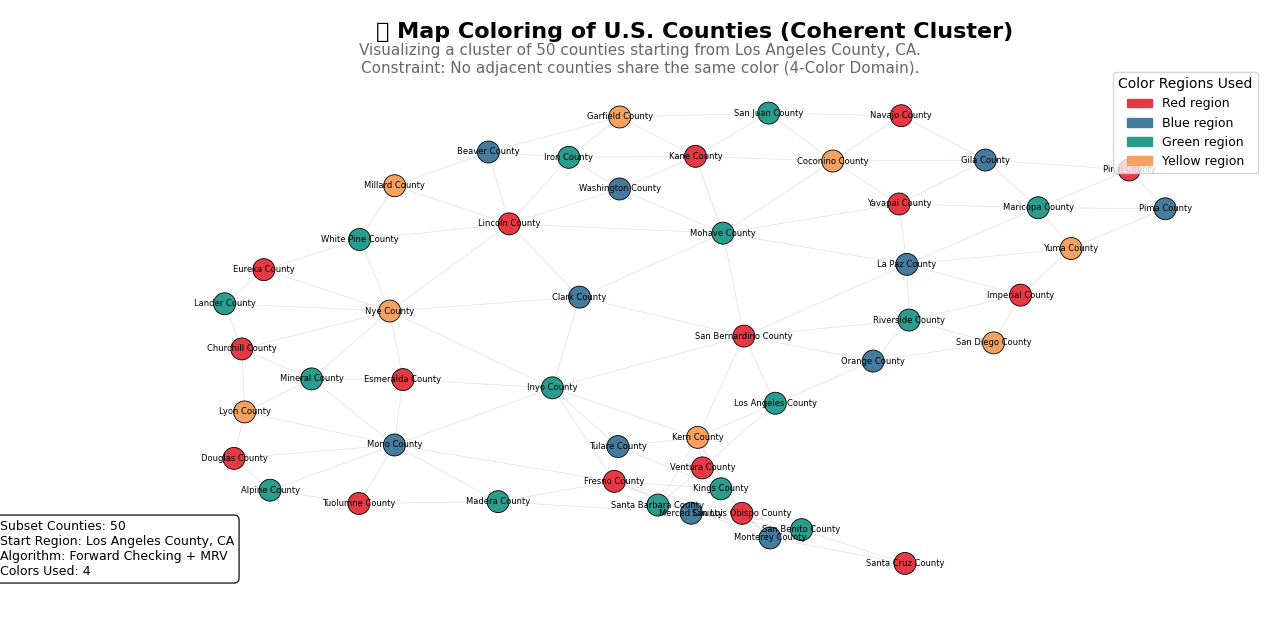

Write the Python code that produced this figure.
import pickle
import random
from copy import deepcopy
import matplotlib.pyplot as plt
import networkx as nx
import matplotlib.patches as mpatches

# --- ✅ CSP class (for pickle loading)
class MapColoringCSP:
    def __init__(self, variables, domains, neighbors):
        self.variables = variables
        self.domains = domains
        self.neighbors = neighbors


# --- STEP 1: Load preprocessed data
try:
    with open("us_county_csp.pkl", "rb") as f:
        csp = pickle.load(f)
except FileNotFoundError:
    print("❌ Error: 'us_county_csp.pkl' not found. Run the preprocessing script first.")
    exit()

# Check if domains were updated to 4 colors
sample_var = random.choice(csp.variables)
if len(csp.domains.get(sample_var, [])) < 4:
    print("⚠️ WARNING: CSP object has < 4 colors. Please re-run the updated preprocessing script.")

print(f"✅ Loaded CSP with {len(csp.variables)} total counties.")


# --- STEP 2: Select a Coherent Subset for Visualization
start_county = "Los Angeles County, CA" 
subset_size = 50 

# Build the subset by exploring neighbors up to a certain size (BFS-like approach)
subset_vars = set()
queue = [start_county]
while queue and len(subset_vars) < subset_size:
    county = queue.pop(0)
    if county not in subset_vars and county in csp.variables:
        subset_vars.add(county)
        # Add neighbors to the queue
        for neighbor in csp.neighbors.get(county, []):
            if neighbor not in subset_vars and neighbor in csp.variables:
                queue.append(neighbor)

subset_vars = list(subset_vars)[:subset_size]

# Filter neighbors and domains for the subset
subset_neighbors = {v: [n for n in csp.neighbors[v] if n in subset_vars] for v in subset_vars}
subset_domains = {v: csp.domains[v] for v in subset_vars}

if not subset_vars:
    print("❌ Error: Could not find any counties. Check your data or start_county name.")
    exit()
print(f"🧩 Using a cluster of {len(subset_vars)} related counties for visualization (starting from {start_county}).\n")


# --- STEP 3: MRV Heuristic
def select_unassigned_variable(assignment, domains):
    unassigned = [v for v in domains if v not in assignment]
    # MRV: Choose the variable with the Minimum Remaining Values (smallest domain)
    return min(unassigned, key=lambda var: len(domains[var])) if unassigned else None


# --- STEP 4: Forward Checking Algorithm
def forward_checking(csp, assignment, domains):
    if len(assignment) == len(domains):
        return assignment
    
    var = select_unassigned_variable(assignment, domains)
    if not var:
        return assignment # Should not happen if len(assignment) != len(domains)
    
    for value in domains[var]:
        new_assignment = assignment.copy()
        new_assignment[var] = value
        new_domains = deepcopy(domains)
        valid = True
        
        # Forward Checking: Prune domains of unassigned neighbors
        for neighbor in csp.neighbors.get(var, []):
            if neighbor in new_domains and neighbor not in new_assignment:
                if value in new_domains[neighbor]:
                    new_domains[neighbor].remove(value)
                    
                    # Constraint check: If neighbor's domain is empty, backtrack
                    if not new_domains[neighbor]:
                        valid = False
                        break
        
        if valid:
            result = forward_checking(csp, new_assignment, new_domains)
            if result:
                return result
                
    return None # Backtrack


# --- STEP 5: Solve using Forward Checking + MRV
print("🎨 Coloring using Forward Checking + MRV...")
subset_csp = MapColoringCSP(subset_vars, subset_domains, subset_neighbors)
solution = forward_checking(subset_csp, {}, subset_domains)

if not solution or len(solution) < len(subset_vars):
    print("❌ Coloring failed. This subset likely requires more than 4 colors, or the constraint problem is unsolvable.")
    exit()
else:
    print("✅ Coloring successful!")


# --- STEP 6: Enhanced Visualization (Focusing on clarity)
print("🖼️ Generating enhanced map visualization...")

# Build graph
G = nx.Graph()
for county, nbs in subset_neighbors.items():
    for nb in nbs:
        G.add_edge(county, nb)

# Define bright color palette
color_palette = {
    "Red": "#E63946",
    "Blue": "#457B9D",
    "Green": "#2A9D8F",
    "Yellow": "#F4A261",
    "gray": "#BDBDBD" 
}

# Assign colors (using solution from the Forward Checking)
node_colors = [color_palette.get(solution.get(node, "gray"), "#BDBDBD") for node in G.nodes]

# Use a tight spring layout to show the cluster
pos = nx.spring_layout(G, seed=42, k=0.1, iterations=50)

# Create figure
plt.figure(figsize=(12, 10))
plt.title("🗺️ Map Coloring of U.S. Counties (Coherent Cluster)",
             fontsize=16, fontweight="bold", pad=20)
plt.suptitle(
    f"Visualizing a cluster of {len(subset_vars)} counties starting from {start_county}.\nConstraint: No adjacent counties share the same color (4-Color Domain).",
    fontsize=11, y=0.93, color="dimgray")

# Draw edges (thinner and lighter)
nx.draw_networkx_edges(G, pos, alpha=0.3, edge_color="#999999", width=0.5)

# Draw colored nodes
nx.draw_networkx_nodes(
    G,
    pos,
    node_color=node_colors,
    node_size=250,
    edgecolors="black",
    linewidths=0.6
)

# Label all counties (show only the County Name)
labels = {n: n.split(',')[0] for n in G.nodes} 
nx.draw_networkx_labels(G, pos, labels=labels,
                         font_size=6, font_color="black")

# Legend (color meaning)
patches = [
    mpatches.Patch(color=c, label=f"{k} region") for k, c in color_palette.items()
]
# Only show the colors that were actually used
used_colors = set(solution.values())
patches = [p for p in patches if p.get_label().split()[0] in used_colors]

plt.legend(handles=patches, loc="upper right", fontsize=9, title="Color Regions Used")

# Info box
plt.text(-1.1, -1.05,
          f"Subset Counties: {len(subset_vars)}\nStart Region: {start_county}\nAlgorithm: Forward Checking + MRV\nColors Used: {len(used_colors)}",
          fontsize=9, color="black", bbox=dict(facecolor="white", alpha=0.85, boxstyle="round,pad=0.4"))

plt.axis("off")
plt.tight_layout()
plt.show()
